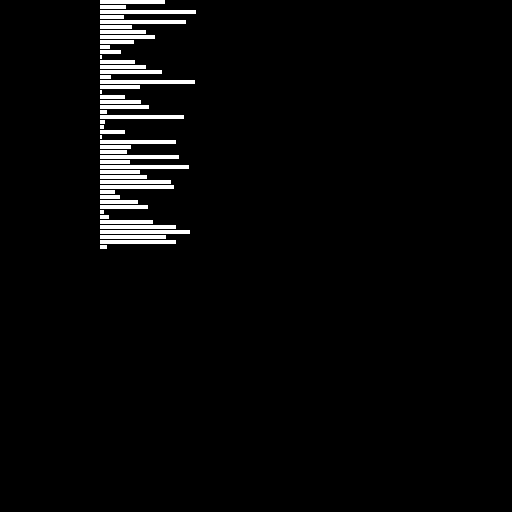
Frame 1 (no input)
Frame 60 (the mouse pressed at the canvas centre just before this capture): identical to frame 1, image omitted
Frame 120 (the mouse held since frame 60 and released just before this capture): identical to frame 1, image omitted

The Processing sketch that drew this single still picture (run headless with seeded random() and noise(); from frame 60 on, the mouse is pressed at the canvas centre):

// Processing sketch: array_simple
// ── array_simple.pde

float[] tams = new float[50];

void setup() {
  size(512, 512); 
  //cuando decimos tams.length estamos pidiendo el "largo" de la lista o el "tamano del array"
  //definido arriba cuando creamos el array.
  //Aca en el setup estamos rellenando el array con una serie de numeros random.

  for (int i = 0; i < tams.length; i++) {
    tams[i] = random(100);
  }

  println(tams); //veamos los valores que nos dio el random
}

void draw() {
  background(0);

  stroke(255);
  for (int i = 0; i < tams.length; i++) {
    rect(100, i *5, tams[i], 3); //dibujemos barritas cuyo largo lo define el array
  }
}
